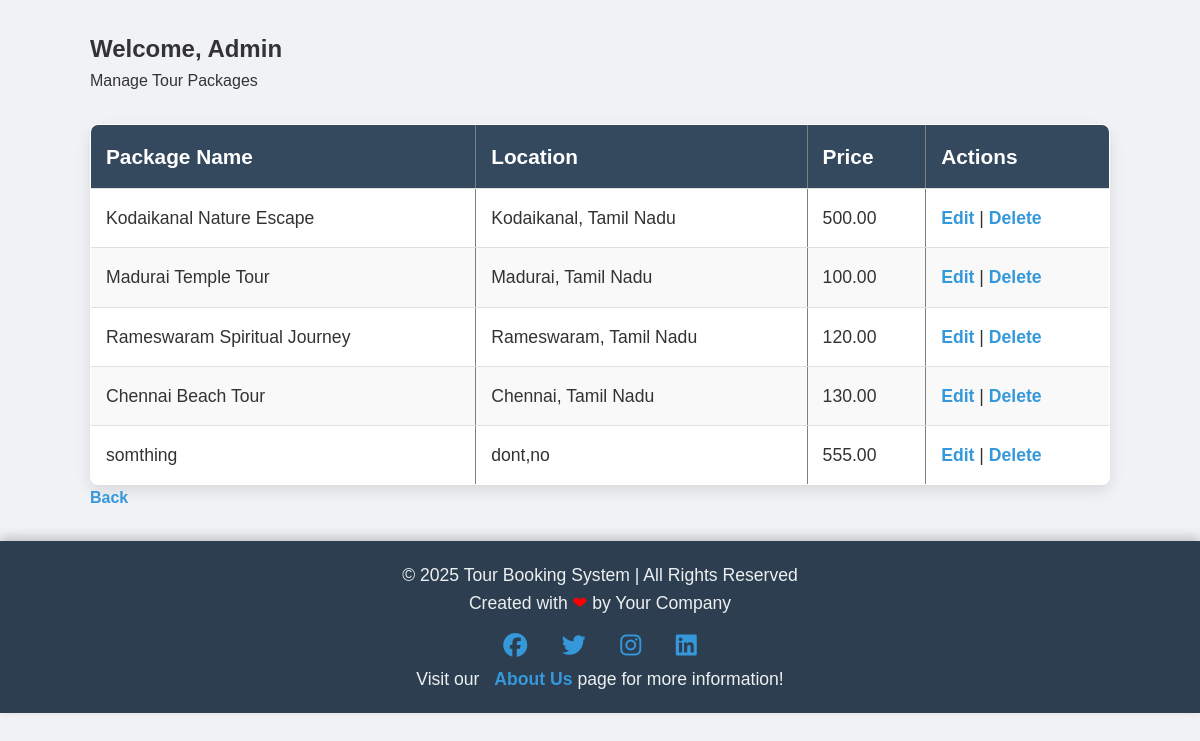
Page /admin/manage-packages.php (signed in) on the committed database.
### tables this page shows
CREATE TABLE `tbltourpackages` (
  `PackageId` int(11) NOT NULL,
  `PackageName` varchar(255) NOT NULL,
  `PackageType` varchar(255) NOT NULL,
  `PackageLocation` varchar(255) NOT NULL,
  `PackageFetures` text NOT NULL,
  `PackagePrice` decimal(10,2) NOT NULL,
  `PackageImage` varchar(255) NOT NULL
);

### admin/manage-packages.php (the view, shortened to what this page needs)
<?php
include('../includes/config.php');
?>
<!DOCTYPE HTML>
<html lang="en">
<head>
    <link href="../css/style.css" rel='stylesheet' type='text/css' />
</head>
<body>
<div class="container">
    <h2>Welcome, Admin</h2>
    <p>Manage Tour Packages</p>
    <table border="1" cellpadding="10">
        <thead>
            <tr>
                <th>Package Name</th>
                <th>Location</th>
                <th>Price</th>
                <th>Actions</th>
            </tr>
        </thead>
        <tbody>
        <?php
        $sql = "SELECT * FROM tbltourpackages";
        $query = $dbh->prepare($sql);
        $query->execute();
        $results = $query->fetchAll(PDO::FETCH_OBJ);
        foreach ($results as $result) {
        ?>
            <tr>
                <td><?php echo htmlentities($result->PackageName); ?></td>
                <td><?php echo htmlentities($result->PackageLocation); ?></td>
                <td><?php echo htmlentities($result->PackagePrice); ?></td>
                <td>
                    <a href="edit-package.php?id=<?php echo htmlentities($result->PackageId); ?>">Edit</a> |
                    <a href="manage-packages.php?delete=<?php echo htmlentities($result->PackageId); ?>" onclick="return confirm('Are you sure you want to delete this package?')">Delete</a>
                </td>
            </tr>
        <?php } ?>
        </tbody>
    </table>
    <a href="admin-dashboard.php">Back</a>
</div>
<?php include('../includes/footer.php'); ?>
</body>
</html>

### includes/footer.php (shortened to what this page needs)
<!DOCTYPE HTML>
<html lang="en">
<head>
</head>
<body>
    <footer>
        <p>&copy; 2025 Tour Booking System | All Rights Reserved</p>
        <p>Created with <span style="color: red;">&#10084;</span> by Your Company</p>
        <div class="social-links">
            <a href="https://www.facebook.com" target="_blank" title="Facebook"><i class="fab fa-facebook"></i></a>
            <a href="https://www.twitter.com" target="_blank" title="Twitter"><i class="fab fa-twitter"></i></a>
            <a href="https://www.instagram.com" target="_blank" title="Instagram"><i class="fab fa-instagram"></i></a>
            <a href="https://www.linkedin.com" target="_blank" title="LinkedIn"><i class="fab fa-linkedin"></i></a>
        </div>
        <p>Visit our <a href="about.php">About Us</a> page for more information!</p>
    </footer>
</body>
</html>

### css/style.css (style rules this page uses)
* { margin: 0; padding: 0; box-sizing: border-box; }
body { font-family: 'Arial', sans-serif; background: #f0f2f5; color: #333; line-height: 1.6; }
.container { width: 85%; max-width: 1200px; margin: 30px auto; }
table { width: 100%; margin-top: 30px; border-collapse: collapse; background-color: #fff; box-shadow: 0 6px 15px rgba(0, 0, 0, 0.1); border-radius: 8px; overflow: hidden; }
table th, table td { padding: 15px; text-align: left; font-size: 1.1rem; border-bottom: 1px solid #e0e0e0; transition: background-color 0.3s ease; }
table th { background-color: #34495e; color: #fff; font-size: 1.3rem; }
table tr:nth-child(even) { background-color: #f9f9f9; }
table td a { color: #3498db; font-weight: bold; transition: color 0.3s ease; }
a { text-decoration: none; color: #3498db; font-weight: 600; transition: color 0.3s ease, background-color 0.3s ease; }
footer { background-color: #2c3e50; color: #fff; padding: 20px; text-align: center; font-size: 1rem; position: fixed; bottom: 0; left: 0; width: 100%; box-shadow: 0 -4px 10px rgba(0, 0, 0, 0.1); }
footer p { margin: 0; }

### includes/footer.php (style rules this page uses)
footer { background-color: #2c3e50; color: #fff; padding: 20px; text-align: center; font-size: 1rem; position: relative; bottom: 0; left: 0; width: 100%; box-shadow: 0 -4px 10px rgba(0, 0, 0, 0.2); }
footer p { margin: 0; font-size: 1.1rem; color: #ecf0f1; }
footer a { color: #3498db; text-decoration: none; font-weight: 600; margin-left: 10px; transition: color 0.3s ease; }
.social-links { margin-top: 10px; }
.social-links a { font-size: 1.5rem; margin: 0 15px; transition: transform 0.3s ease, color 0.3s ease; }

### rows in the picture
tbltourpackages: PackageName "Kodaikanal Nature Escape", PackageLocation "Kodaikanal, Tamil Nadu", PackagePrice "500.00"
tbltourpackages: PackageName "Madurai Temple Tour", PackageLocation "Madurai, Tamil Nadu", PackagePrice "100.00"
tbltourpackages: PackageName "Rameswaram Spiritual Journey", PackageLocation "Rameswaram, Tamil Nadu", PackagePrice "120.00"
tbltourpackages: PackageName "Chennai Beach Tour", PackageLocation "Chennai, Tamil Nadu", PackagePrice "130.00"
tbltourpackages: PackageName "somthing", PackageLocation "dont,no", PackagePrice "555.00"
